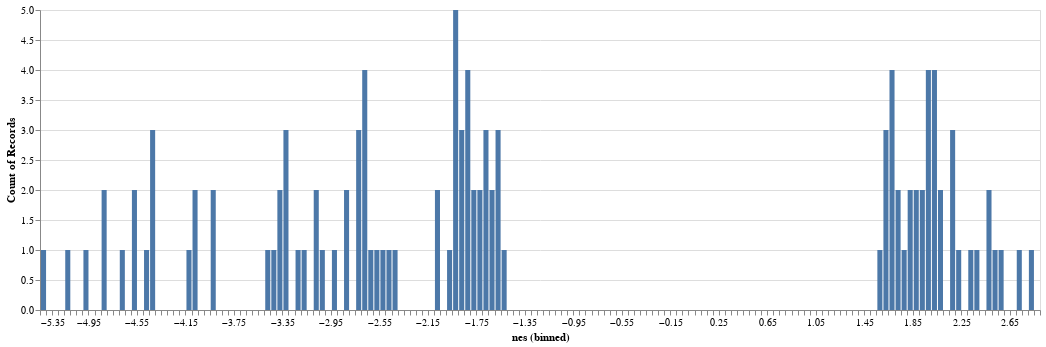

Notebook cell for this chart:
### Code cell
nes_dist("h", alpha=0.05)

### Figure 1 — Vega-Lite specification as saved in the notebook (floating-point values rounded to 4 significant figures)
{"config": {"view": {"continuousWidth": 300, "continuousHeight": 300}}, "data": {"name": "data-c2d5d0fffdb0403df367c3d2e305e9d1"}, "mark": {"type": "bar"}, "encoding": {"x": {"bin": {"step": 0.05}, "field": "nes", "type": "quantitative"}, "y": {"aggregate": "count", "type": "quantitative"}}, "height": 300, "width": 1000, "$schema": "https://vega.github.io/schema/vega-lite/v5.15.1.json", "datasets": {"data-c2d5d0fffdb0403df367c3d2e305e9d1": [{"nes": -4.551}, {"nes": -4.474}, {"nes": -3.933}, {"nes": -3.385}, {"nes": -3.204}, {"nes": -3.058}, {"nes": -2.545}, {"nes": -2.422}, {"nes": -2.083}, {"nes": -1.938}, {"nes": -1.879}, {"nes": -1.821}, {"nes": -1.793}, {"nes": -1.556}, {"nes": -4.669}, {"nes": -4.4}, {"nes": -4.103}, {"nes": -3.332}, {"nes": -3.308}, {"nes": -3.096}, {"nes": -2.586}, {"nes": -2.464}, {"nes": -1.991}, {"nes": -1.924}, {"nes": -1.915}, {"nes": -1.858}, {"nes": -1.851}, {"nes": -1.704}, {"nes": -1.665}, {"nes": -1.619}, {"nes": -1.591}, {"nes": -1.541}, {"nes": -4.831}, {"nes": -4.407}, {"nes": -3.919}, {"nes": -3.378}, {"nes": -2.912}, {"nes": -2.718}, {"nes": -2.703}, {"nes": -2.671}, {"nes": -1.811}, {"nes": -1.809}, {"nes": -1.793}, {"nes": -1.676}, {"nes": -5.317}, {"nes": -4.973}, {"nes": -4.564}, {"nes": -3.412}, {"nes": -3.029}, {"nes": -2.838}, {"nes": -2.695}, {"nes": -2.604}, {"nes": -1.938}, {"nes": -1.718}, {"nes": -1.652}, {"nes": -1.615}, {"nes": -1.578}, {"nes": -5.114}, {"nes": -4.807}, {"nes": -4.444}, {"nes": -3.349}, {"nes": -2.832}, {"nes": -2.743}, {"nes": -2.695}, {"nes": -2.664}, {"nes": -2.073}, {"nes": -1.842}, {"nes": -4.091}, {"nes": -4.07}, {"nes": -3.472}, {"nes": -3.191}, {"nes": -1.919}, {"nes": 1.997}, {"nes": 1.827}, {"nes": 2.028}, {"nes": 1.878}, {"nes": 2.708}, {"nes": 2.576}, {"nes": 2.042}, {"nes": 1.744}, {"nes": 1.657}, {"nes": 2.898}, {"nes": 2.538}, {"nes": 2.204}, {"nes": 2.494}, {"nes": 2.374}, {"nes": 2.159}, {"nes": 1.877}, {"nes": 1.791}, {"nes": 1.741}, {"nes": 1.614}, {"nes": 1.589}, {"nes": 2.344}, {"nes": 2.162}, {"nes": 2.081}, {"nes": 2.06}, {"nes": 2.009}, {"nes": 1.996}, {"nes": 1.903}, {"nes": 1.695}, {"nes": 1.688}, {"nes": 1.665}, {"nes": 1.622}, {"nes": 1.601}, {"nes": 2.477}, {"nes": 2.154}, {"nes": 1.806}, {"nes": 2.003}, {"nes": 1.99}, {"nes": 1.957}, {"nes": 1.918}]}}
